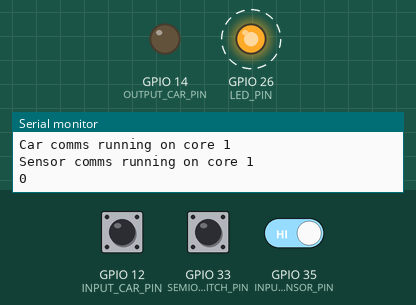
This sketch was run on a simulated ESP32. Shown: output pins drawn as LEDs (lit = HIGH), the last lines printed to the serial monitor. Dashed ring = blinking. The inputs (shaded band) are chosen by the test bench; at power-on: GPIO 33 (SEMIOCCUPIED_SWITCH_PIN) LOW, GPIO 35 (INPUT_SENSOR_PIN) HIGH, GPIO 12 (INPUT_CAR_PIN) HIGH. Pins used as bus, display or sensor lines are not drawn.

Above: at 1.5 s.
2.4 s: GPIO 33 (SEMIOCCUPIED_SWITCH_PIN) pulled HIGH for 0.65 s
At 2.93 s:
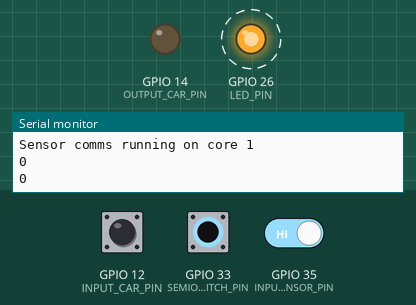
5.5 s: GPIO 35 (INPUT_SENSOR_PIN) driven LOW
At 5.87 s:
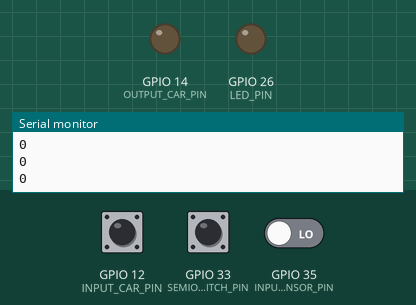
Timing chart, 0 to 14.6 s (numbered marks = the images above; inputs shaded):
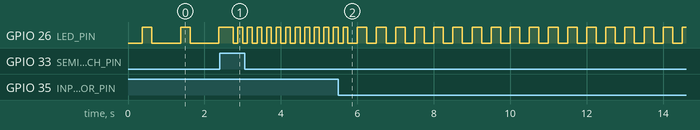

Measured:
- after the input at 2.4 s, GPIO 26 (LED_PIN): alternates HIGH for 0.13 s and LOW for 0.13 s, starting after 0.35 s
- by itself, GPIO 26 (LED_PIN): alternates HIGH for 0.25 s and LOW for 0.75 s

The sketch:

Airbag_OCS_Dummy.ino
```cpp
#define OUTPUT_CAR_PIN 14
#define INPUT_CAR_PIN 12
#define OUTPUT_SENSOR_PIN 27
#define INPUT_SENSOR_PIN 35

#define SEMIOCCUPIED_SWITCH_PIN 33

#define LED_PIN 26

enum blinkPattern
{
  NO_OCCUPIED_BLINK = 0b00011000,
  SEMI_OCCUPIED_BLINK = 0b01010101,
  OCCUPIED_BLINK = 0b11001100,
};

uint8_t ledBlinkPattern = NO_OCCUPIED_BLINK;


// DOCUMENTED ON LOGIC ANALYZER FILES
uint16_t REQUEST_MESSAGE = 0b010100010; // What to listen from the car
uint16_t NO_OCCUPIED_MESSAGE = 0b100101101; // What to send when no one is sat on the seat
uint16_t SEMI_OCCUPIED_MESSAGE = 0b010101000; // What to send when something is on the seat, but no enought for airbag
uint16_t OCCUPIED_MESSAGE = 0b110000100; //  What to send when someone is sat on the seat

uint16_t messageToSend = NO_OCCUPIED_MESSAGE;

// Respond to car
hw_timer_t *tmr0 = NULL; // 9ms message send
hw_timer_t *tmr1 = NULL; // To send the message

uint8_t txCounter_c = 0;
uint8_t sentMessagesCounter_c = 0;
uint16_t messageToSend_c = 0; // This is used to not change the message mid way if ever needs to be changed

bool rxEnabled_c = 0;
bool rxReceiving_c = 0; // To avoid interrupts restarting the timer
uint16_t rxBuffer_c = 0;
uint32_t rxCounter_c = 0;


// Ask the sensor
hw_timer_t *tmr2 = NULL; // 1000ms message send
hw_timer_t *tmr3 = NULL; // To send the message

uint8_t txCounter_s = 0;

bool rxEnabled_s = 0;
bool rxReceiving_s = 0; // To avoid interrupts restarting the timer
uint16_t rxBuffer_s = 0;
uint32_t rxCounter_s = 0;

void writePin(uint8_t pin, bool value)
{
  digitalWrite(pin, !value);
}

void startTimer(hw_timer_t *tmr)
{
  timerWrite(tmr, 0);
  timerAlarmEnable(tmr);
  timerStart(tmr);
}

void stopTimer(hw_timer_t *tmr)
{
  timerAlarmDisable(tmr);
  timerStop(tmr);
}


// Called by tmr0 (Core 1, CAR)
void IRAM_ATTR sendMessage_c()
{
  if (sentMessagesCounter_c++ < 3)
  {
    txCounter_c = 0;

    writePin(OUTPUT_CAR_PIN, 0); // PULL DOWN FIRST TIME TO BEGIN MESSAGE

    rxEnabled_c = 0; //Disable RX to avoid confusion

    // Start the timer to output the message
    startTimer(tmr1);
  }
  else
  {
    // Stop and reset the timer
    stopTimer(tmr0);

    // Enable the rx
    rxEnabled_c = 1;

    // Reset corresponding stats
    rxBuffer_c = 0;
    rxCounter_c = 0;
    rxReceiving_c = 0;
  }

}

// Called by tmr1 (Core 1, CAR)
void IRAM_ATTR messageBit_c()
{

  // messageBit is configured to read
  if (rxEnabled_c)
  {
    rxReceiving_c = 1;
    switch (rxCounter_c++)
    {
      case 9: // It has finished reading last bit

        // Stop and reset the timer
        stopTimer(tmr1);

        // Check the data received
        if (rxBuffer_c == REQUEST_MESSAGE)
        {
          // The message is the right one, respond correspondingly
          // Send 3 times

          // Reset the sent message counter
          sentMessagesCounter_c = 0;

          // Set the message to send
          messageToSend_c = messageToSend; // This will change depending on the conditions

          startTimer(tmr0);
        }
        else
        {
          // Enable the rx
          rxEnabled_c = 1;

          // Reset corresponding stats
          rxBuffer_c = 0;
          rxCounter_c = 0;
          rxReceiving_c = 0;
        }

        break;

      case 0:
        rxBuffer_c |= digitalRead(INPUT_CAR_PIN);

      default:
        rxBuffer_c <<= 1;
        rxBuffer_c |= digitalRead(INPUT_CAR_PIN);
        break;
    }

    return;
  }


  // messageBit is configurede to write
  if (txCounter_c < 10)
  {
    switch (txCounter_c++)
    {
      case 9:
        writePin(OUTPUT_CAR_PIN, 1);
        break;
      default:
        writePin(OUTPUT_CAR_PIN, (messageToSend_c >> (9-txCounter_c) & 1));
        break;
    }
  }else // Its finished sending the message
  {
    // Stop and reset the timer
    stopTimer(tmr1);

    // Go back to high state (resting state)
    writePin(OUTPUT_CAR_PIN, 1);
  }
}

// Called by tmr2 (Core 0, SENSOR)
void IRAM_ATTR sendMessage_s()
{

  // If the semi-occupied switch is flipped, dont even ask (1 - flipped, 0 - non flipped)
  if (digitalRead(SEMIOCCUPIED_SWITCH_PIN))
  {
    // What to send to car, and the blink pattern
    messageToSend = SEMI_OCCUPIED_MESSAGE;
    ledBlinkPattern = SEMI_OCCUPIED_BLINK;
    return;
  }

  txCounter_s = 0;

  // else, write to the sensor and parse the response

  writePin(OUTPUT_SENSOR_PIN, 0); // PULL DOWN FIRST TIME TO BEGIN MESSAGE

  rxEnabled_s = 0; //Disable RX to avoid confusion


  // Start the timer to output the message
  startTimer(tmr3);
}

// Called bt tmr3 (Core 0, SENSOR)
void IRAM_ATTR messageBit_s()
{

  // messageBit is configured to read
  if (rxEnabled_s)
  {
    rxReceiving_s = 1;
    switch (rxCounter_s++)
    {
      case 9: // It has finished reading last bit

        // Stop and reset the timer
        stopTimer(tmr3);

        rxBuffer_s &= 0x1FF;

        // Check the data received
        if (rxBuffer_s == NO_OCCUPIED_MESSAGE )
        {
          // If there is no one sat, send that code
          messageToSend = NO_OCCUPIED_MESSAGE;
          // Set the blink pattern
          ledBlinkPattern = NO_OCCUPIED_BLINK;
        }
        else
        {
          // If is different, its because someone is sat
          messageToSend = OCCUPIED_MESSAGE;
          // Set the blink pattern
          ledBlinkPattern = OCCUPIED_BLINK;
        }


        rxEnabled_s = 0; // Stop receiving

        break;

      case 0:
        rxBuffer_s |= digitalRead(INPUT_SENSOR_PIN);

      default:
        rxBuffer_s <<= 1;
        rxBuffer_s |= digitalRead(INPUT_SENSOR_PIN);
        break;
    }

    return;
  }


  // messageBit is configured to write the request message
  if (txCounter_s < 10)
  {
    switch (txCounter_s++)
    {
      case 9:
        writePin(OUTPUT_SENSOR_PIN, 1);
        break;
      default:
        writePin(OUTPUT_SENSOR_PIN, (REQUEST_MESSAGE >> (9-txCounter_s) & 0b1));
        break;
    }
  }else // Its finished sending the message
  {
    // Stop and reset the timer
    stopTimer(tmr3);
    writePin(OUTPUT_SENSOR_PIN, 1);

    // Enable the rx
    rxEnabled_s = 1;

    // Reset corresponding stats
    rxBuffer_s = 0;
    rxCounter_s = 0;
    rxReceiving_s = 0;
  }
}


// If something is read on the pin
void IRAM_ATTR incommingMessage_c()
{
  if (!rxEnabled_c) return;
  if (rxReceiving_c) return;

  delayMicroseconds(45); // Wait to capture in the middle of the wave

  // Start the capturing
  startTimer(tmr1);
}

// If something is read on the pin
void IRAM_ATTR incommingMessage_s()
{
  if (!rxEnabled_s) return;
  if (rxReceiving_s) return;

  delayMicroseconds(45); // Wait to capture in the middle of the wave

  // Start the capturing
  startTimer(tmr3);
}


// RUNS ON CORE 0, setups the interrupts to be handled by that core
// Responds to the car
void setupCar(void * parameter)
{

  Serial.print("Car comms running on core ");
  Serial.println(xPortGetCoreID());

  pinMode(OUTPUT_CAR_PIN, OUTPUT);
  writePin(OUTPUT_CAR_PIN, 1);

  pinMode(INPUT_CAR_PIN, INPUT);
  attachInterrupt(digitalPinToInterrupt(INPUT_CAR_PIN), incommingMessage_c, FALLING);

  tmr0 = timerBegin(0, 80, true);
  timerAttachInterrupt(tmr0, &sendMessage_c, true);
  timerAlarmWrite(tmr0, 10*1000, true); // 1000 = 1ms
  timerAlarmDisable(tmr0);
  timerStop(tmr0);


  tmr1 = timerBegin(1, 80, true);
  timerAttachInterrupt(tmr1, &messageBit_c, true);
  timerAlarmWrite(tmr1, 95, true); // 1000 = 1ms
  timerAlarmDisable(tmr1);
  timerStop(tmr1);


  rxEnabled_c = 1;

  vTaskDelete(NULL);
}

// RUNS ON CORE 1, setups the interrupts to be handled by that core
// Does: Talk to sensor and get switches states
void setupSensor(void * parameter)
{
  Serial.print("Sensor comms running on core ");
  Serial.println(xPortGetCoreID()); // Normally Core 1

  pinMode(OUTPUT_SENSOR_PIN, OUTPUT);
  writePin(OUTPUT_SENSOR_PIN, 1);

  pinMode(INPUT_SENSOR_PIN, INPUT);
  attachInterrupt(digitalPinToInterrupt(INPUT_SENSOR_PIN), incommingMessage_s, FALLING);

  pinMode(SEMIOCCUPIED_SWITCH_PIN, INPUT);

  tmr2 = timerBegin(2, 80, true);
  timerAttachInterrupt(tmr2, &sendMessage_s, true);
  timerAlarmWrite(tmr2, 500*1000, true); // 1000 = 1ms // Send a message to sensor evey 500 ms
  timerAlarmEnable(tmr2);


  tmr3 = timerBegin(3, 80, true);
  timerAttachInterrupt(tmr3, &messageBit_s, true);
  timerAlarmWrite(tmr3, 95, true); // 1000 = 1ms
  timerAlarmDisable(tmr3);
  timerStop(tmr3);

  rxEnabled_s = 0;

  vTaskDelete(NULL);
}


////////////////////////////////////////////////////////////////
// CORE 0: Respond to car with the desired message
// CORE 1: Ask the sensor and switches to set that desired message
////////////////////////////////////////////////////////////////

void setup()
{
  Serial.begin(115200);
  Serial.print("Main code running on core ");
  Serial.println(xPortGetCoreID()); // Normally Core 1

  pinMode(LED_PIN, OUTPUT);
  digitalWrite(LED_PIN, LOW);

  btStop();

  // Setup the interrupts on Core 0 to be handled by that core
  xTaskCreatePinnedToCore(
    setupCar, /* Function to implement the task */
    "Car comms setup", /* Name of the task */
    100000,  /* Stack size in words */
    NULL,  /* Task input parameter */
    0,  /* Priority of the task */
    NULL,  /* Task handle. */
    0); /* Core where the task should run */


  // Setup the interrupts on Core 1 to be handled by that core
  xTaskCreatePinnedToCore(
    setupSensor, /* Function to implement the task */
    "Sensor comms setup", /* Name of the task */
    100000,  /* Stack size in words */
    NULL,  /* Task input parameter */
    0,  /* Priority of the task */
    NULL,  /* Task handle. */
    1); /* Core where the task should run */

}

void loop()
{
  for (int i = 0; i<8; i++)
  {
    digitalWrite(LED_PIN, (ledBlinkPattern >> (7-i)) & 1);
    delay(125);
  }

  // Serial.println(ledBlinkPattern, BIN);
  // Serial.println(digitalRead(SEMIOCCUPIED_SWITCH_PIN));
  Serial.println(rxBuffer_s, BIN);
}
```
